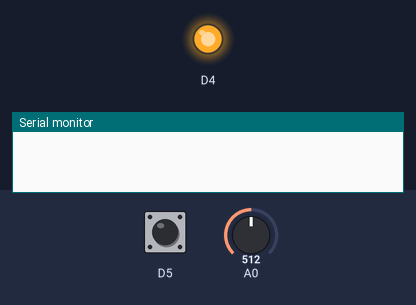
Simulated run of this program. Board: ESP8266 (NodeMCU). On the bench: output pins drawn as LEDs (lit = HIGH), the last lines printed to the serial monitor. The inputs (shaded band) are chosen by the test bench; at power-on: D5 HIGH, A0 = 512.

Above: at 1.2 s.
1.3 s: D5 pulled LOW for 0.15 s
At 2.5 s:
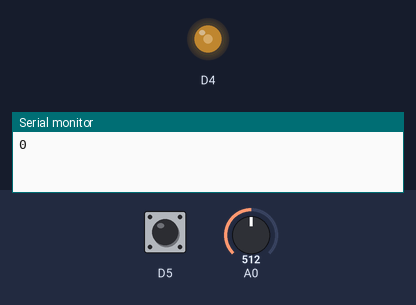
2.9 s: A0 set to 716
At 3.4 s:
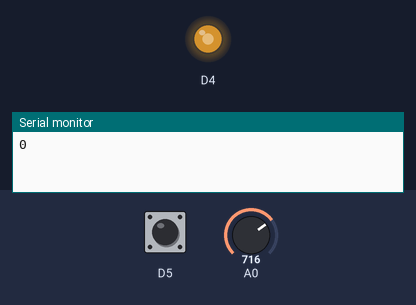
4.4 s: D5 pulled LOW for 1 s
At 5.3 s:
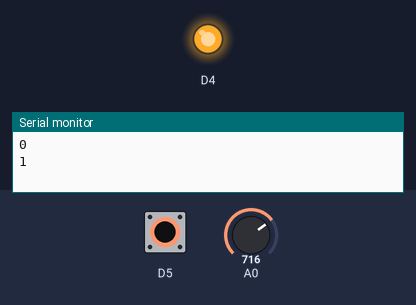
Timing chart, 0 to 7.4 s (numbered marks = the images above; inputs shaded):
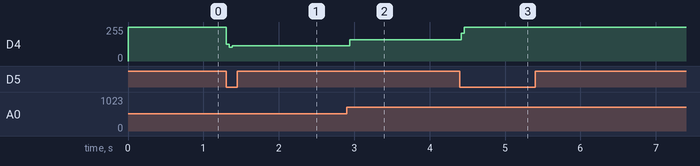

Measured:
- after the input at 1.3 s, D4: 255/255 → 114/255 at once
- after the input at 2.9 s, D4: 114/255 → 159/255 at once
- after the input at 4.4 s, D4: 159/255 → 255/255 at once

The program:

main.cpp
```cpp
// I Johannes Berbee 000788567 verifiy this is all my work
#include <Arduino.h>

byte LastButtonStatus = HIGH;
byte LEDstatus = HIGH;

void setup()
{
  // put your setup code here, to run once:
  // configure pin D5 as digital input - this is the pushbutton
  pinMode(D5, INPUT_PULLUP);

  pinMode(D4, OUTPUT);

  analogWriteRange(1023);
  // configure the USB serial monitor
  Serial.begin(115200);
}

void loop()
{
  int iVal;
  int iButton;
  iButton = digitalRead(D5);
  digitalWrite(D4, LEDstatus);

  if (iButton != LastButtonStatus)
  {

    LastButtonStatus = iButton;

    if (iButton == LOW)
    {
      LEDstatus = LEDstatus == HIGH ? LOW : HIGH;
      Serial.println(LEDstatus);
      digitalWrite(D4, LEDstatus);
    }
  }

  // put your main code here, to run repeatedly:
  if (LEDstatus == LOW)
  {
    // Adjusts the brightness
    iVal = analogRead(A0);
    // set the PWM pulse width
    analogWrite(D4, iVal);
  }
}
```
